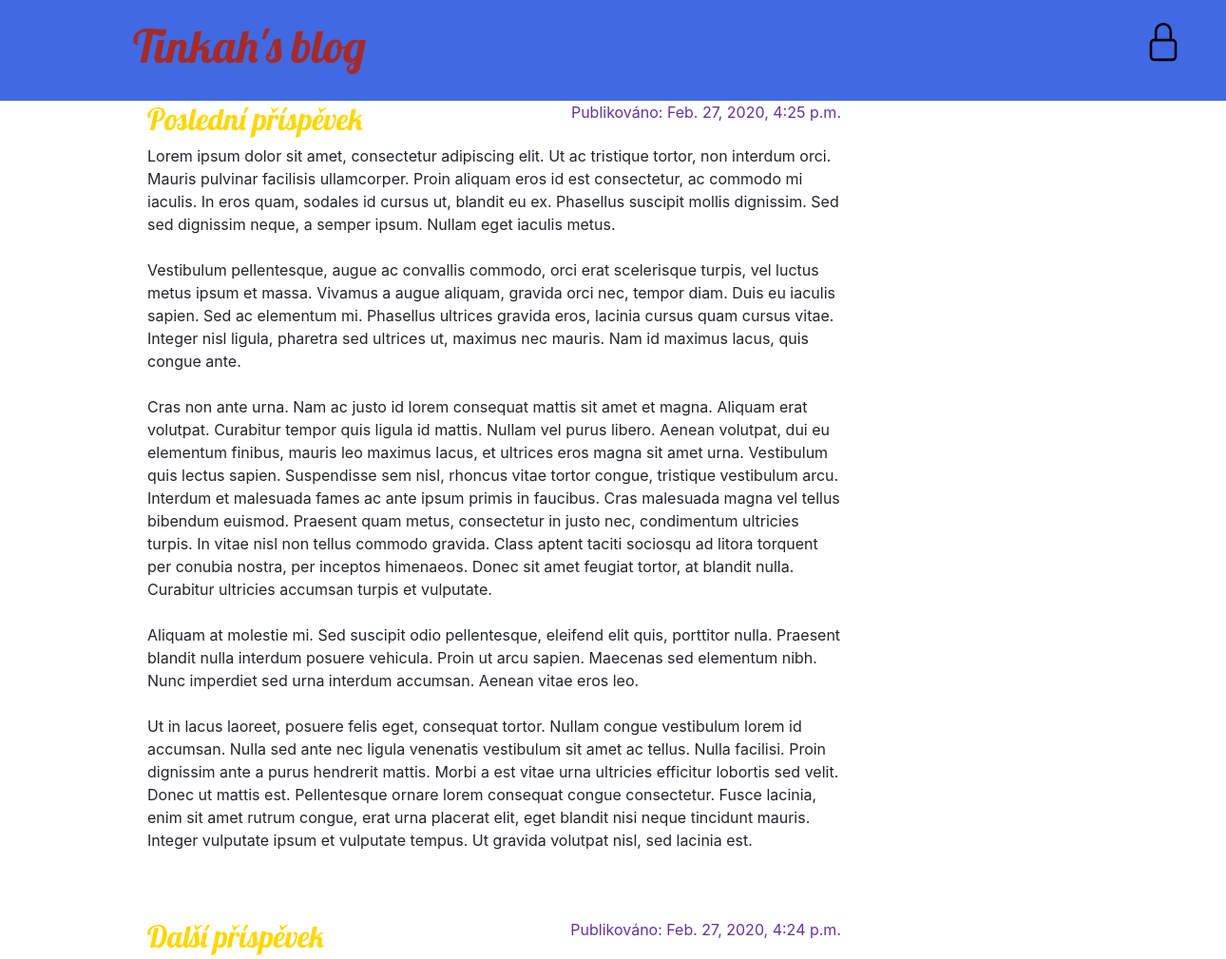
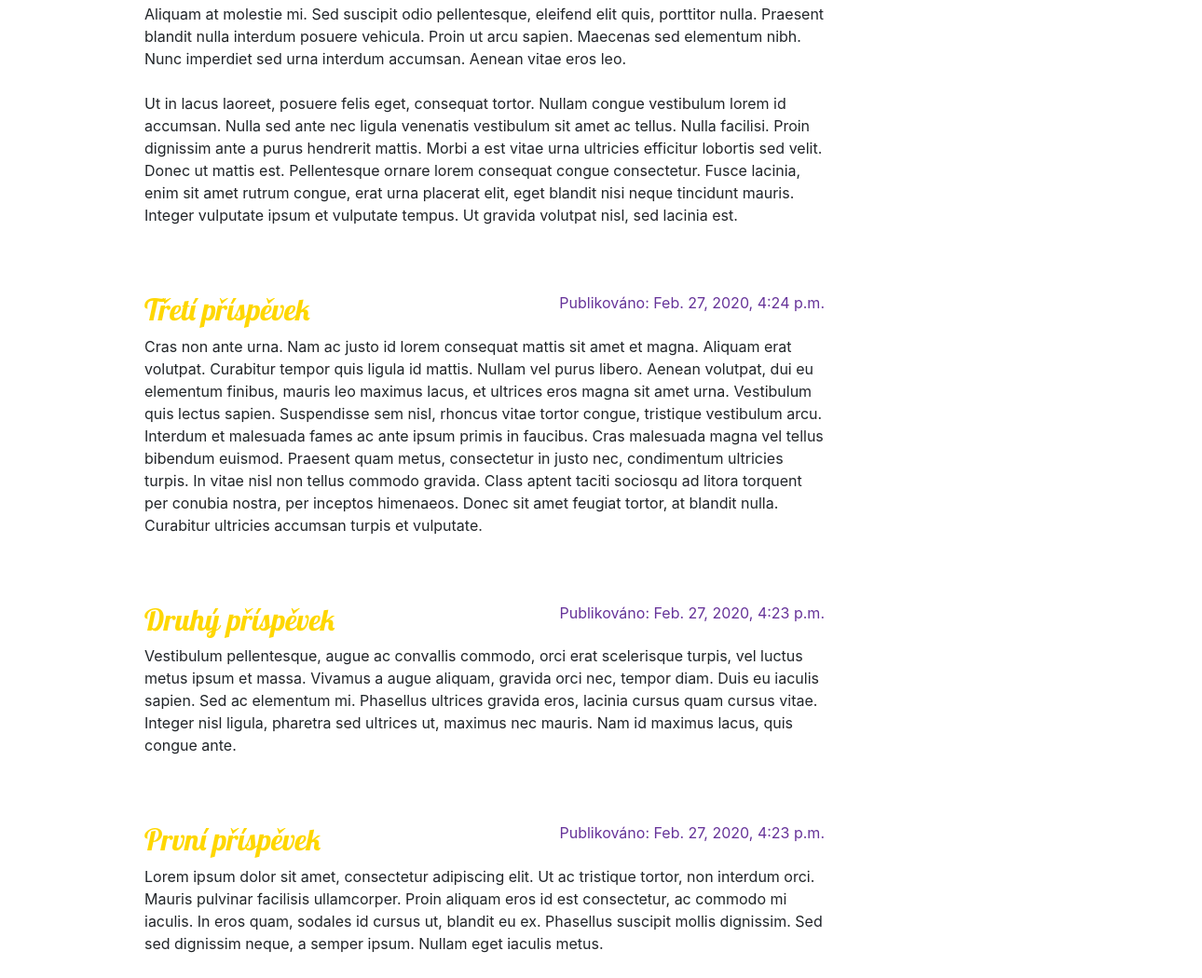
The page / on the database its author committed (2 pictures, top to bottom).
### blog/models.py (models this page shows, shortened)
class Post(models.Model):
    author = models.ForeignKey("auth.User", on_delete=models.CASCADE)
    title = models.CharField(max_length=200)
    text = models.TextField()
    created_date = models.DateTimeField(
        default=timezone.now)
    published_date = models.DateTimeField(
        blank=True, null=True)

### blog/views.py (the view)
# urls.py: path('', views.post_list, name='post_list'),
def post_list(request):
    posts = Post.objects.filter(published_date__lte=timezone.now()).order_by('-published_date')
    return render(request, 'blog/post_list.html', {'posts': posts})

### blog/templates/blog/post_list.html
{% extends 'blog/base.html' %}
{% block content %}
    {% for Post in posts %}
        <div class="post">
            <div class="date">
                <p>Publikováno: {{ Post.published_date }}</p>
            </div>
            <h2><a href="{% url 'post_detail' pk=Post.pk %}">{{ Post.title }}</a></h2>
            <p>{{ Post.text|linebreaksbr }}</p>
        </div>
    {% endfor %}
 {% endblock %}

### blog/static/blog/style.css (style rules this page uses)
h1, h2, h3, h4 { font-family: "Lobster", cursive; }
.date { color: rebeccapurple; float: right; }
.post { margin-bottom: 70px; }
.post h2 a, .post h2 a:visited { color: gold; }
.post h2 { color: orchid; }

### rows shown on the page
Post: published_date "Feb. 27, 2020, 4:25 p.m.", title "Poslední příspěvek", text "Lorem ipsum dolor sit amet, consectetur adipiscing elit. Ut ac tristique tortor, non interdum orci. Mauris pulvinar facilisis ullamcorper. Proin aliquam eros id est consectetur, ac commodo mi iaculis. In eros quam, sodales id cursus ut, blandit eu ex. Phasellus suscipit mollis dignissim. Sed sed dignissim neque, a semper ipsum. Nullam eget iaculis metus. Vestibulum pellentesque, augue ac convallis commodo, orci erat scelerisque turpis, vel luctus metus ipsum et massa. Vivamus a augue aliquam, gravida orci nec, tempor diam. Duis eu iaculis sapien. Sed ac elementum mi. Phasellus ultrices gravida eros, lacinia cursus quam cursus vitae. Integer nisl ligula, pharetra sed ultrices ut, maximus nec…"
Post: published_date "Feb. 27, 2020, 4:24 p.m.", title "Další příspěvek", text "Aliquam at molestie mi. Sed suscipit odio pellentesque, eleifend elit quis, porttitor nulla. Praesent blandit nulla interdum posuere vehicula. Proin ut arcu sapien. Maecenas sed elementum nibh. Nunc imperdiet sed urna interdum accumsan. Aenean vitae eros leo. Ut in lacus laoreet, posuere felis eget, consequat tortor. Nullam congue vestibulum lorem id accumsan. Nulla sed ante nec ligula venenatis vestibulum sit amet ac tellus. Nulla facilisi. Proin dignissim ante a purus hendrerit mattis. Morbi a est vitae urna ultricies efficitur lobortis sed velit. Donec ut mattis est. Pellentesque ornare lorem consequat congue consectetur. Fusce lacinia, enim sit amet rutrum congue, erat urna placerat…"
Post: published_date "Feb. 27, 2020, 4:24 p.m.", title "Třetí příspěvek", text "Cras non ante urna. Nam ac justo id lorem consequat mattis sit amet et magna. Aliquam erat volutpat. Curabitur tempor quis ligula id mattis. Nullam vel purus libero. Aenean volutpat, dui eu elementum finibus, mauris leo maximus lacus, et ultrices eros magna sit amet urna. Vestibulum quis lectus sapien. Suspendisse sem nisl, rhoncus vitae tortor congue, tristique vestibulum arcu. Interdum et malesuada fames ac ante ipsum primis in faucibus. Cras malesuada magna vel tellus bibendum euismod. Praesent quam metus, consectetur in justo nec, condimentum ultricies turpis. In vitae nisl non tellus commodo gravida. Class aptent taciti sociosqu ad litora torquent per conubia nostra, per inceptos…"
Post: published_date "Feb. 27, 2020, 4:23 p.m.", title "Druhý příspěvek", text "Vestibulum pellentesque, augue ac convallis commodo, orci erat scelerisque turpis, vel luctus metus ipsum et massa. Vivamus a augue aliquam, gravida orci nec, tempor diam. Duis eu iaculis sapien. Sed ac elementum mi. Phasellus ultrices gravida eros, lacinia cursus quam cursus vitae. Integer nisl ligula, pharetra sed ultrices ut, maximus nec mauris. Nam id maximus lacus, quis congue ante."
Post: published_date "Feb. 27, 2020, 4:23 p.m.", title "První příspěvek", text "Lorem ipsum dolor sit amet, consectetur adipiscing elit. Ut ac tristique tortor, non interdum orci. Mauris pulvinar facilisis ullamcorper. Proin aliquam eros id est consectetur, ac commodo mi iaculis. In eros quam, sodales id cursus ut, blandit eu ex. Phasellus suscipit mollis dignissim. Sed sed dignissim neque, a semper ipsum. Nullam eget iaculis metus."
